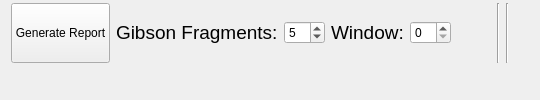
     <widget class="QFrame" name="frame_11">
      <property name="sizePolicy">
       <sizepolicy hsizetype="Preferred" vsizetype="Preferred">
        <horstretch>0</horstretch>
        <verstretch>0</verstretch>
       </sizepolicy>
      </property>
      <property name="minimumSize">
       <size>
        <width>0</width>
        <height>100</height>
       </size>
      </property>
      <property name="maximumSize">
       <size>
        <width>16777215</width>
        <height>81</height>
       </size>
      </property>
      <property name="frameShape">
       <enum>QFrame::NoFrame</enum>
      </property>
      <property name="frameShadow">
       <enum>QFrame::Raised</enum>
      </property>
      <layout class="QGridLayout" name="gridLayout_9">
       <property name="topMargin">
        <number>3</number>
       </property>
       <property name="bottomMargin">
        <number>3</number>
       </property>
       <item row="0" column="0">
        <widget class="QPushButton" name="btnFieldSearch">
         <property name="sizePolicy">
          <sizepolicy hsizetype="Preferred" vsizetype="Preferred">
           <horstretch>0</horstretch>
           <verstretch>0</verstretch>
          </sizepolicy>
         </property>
         <property name="minimumSize">
          <size>
           <width>0</width>
           <height>20</height>
          </size>
         </property>
         <property name="text">
          <string>Generate Report</string>
         </property>
        </widget>
       </item>
       <item row="0" column="3">
        <widget class="Line" name="line_3">
         <property name="minimumSize">
          <size>
           <width>0</width>
           <height>60</height>
          </size>
         </property>
         <property name="orientation">
          <enum>Qt::Vertical</enum>
         </property>
        </widget>
       </item>
       <item row="0" column="2">
        <widget class="Line" name="line">
         <property name="minimumSize">
          <size>
           <width>0</width>
           <height>60</height>
          </size>
         </property>
         <property name="orientation">
          <enum>Qt::Vertical</enum>
         </property>
        </widget>
       </item>
       <item row="1" column="4">
        <spacer name="verticalSpacer_2">
         <property name="orientation">
          <enum>Qt::Vertical</enum>
         </property>
         <property name="sizeHint" stdset="0">
          <size>
           <width>20</width>
           <height>40</height>
          </size>
         </property>
        </spacer>
       </item>
       <item row="0" column="1">
        <widget class="QFrame" name="frame_9">
         <property name="minimumSize">
          <size>
           <width>0</width>
           <height>51</height>
          </size>
         </property>
         <property name="frameShape">
          <enum>QFrame::NoFrame</enum>
         </property>
         <property name="frameShadow">
          <enum>QFrame::Raised</enum>
         </property>
         <layout class="QGridLayout" name="gridLayout_7">
          <property name="leftMargin">
           <number>0</number>
          </property>
          <property name="topMargin">
           <number>0</number>
          </property>
          <property name="rightMargin">
           <number>0</number>
          </property>
          <property name="bottomMargin">
           <number>0</number>
          </property>
          <item row="0" column="3">
           <widget class="QSpinBox" name="spnWindow_Base">
            <property name="maximumSize">
             <size>
              <width>75</width>
              <height>16777215</height>
             </size>
            </property>
           </widget>
          </item>
          <item row="0" column="2">
           <widget class="QLabel" name="lblFrame">
            <property name="sizePolicy">
             <sizepolicy hsizetype="Preferred" vsizetype="Preferred">
              <horstretch>0</horstretch>
              <verstretch>0</verstretch>
             </sizepolicy>
            </property>
            <property name="minimumSize">
             <size>
              <width>0</width>
              <height>0</height>
             </size>
            </property>
            <property name="maximumSize">
             <size>
              <width>110</width>
              <height>16777215</height>
             </size>
            </property>
            <property name="font">
             <font>
              <family>Lucida Grande</family>
              <pointsize>14</pointsize>
             </font>
            </property>
            <property name="text">
             <string>Window:</string>
            </property>
           </widget>
          </item>
          <item row="0" column="0">
           <widget class="QLabel" name="lblFrame_2">
            <property name="sizePolicy">
             <sizepolicy hsizetype="Preferred" vsizetype="Preferred">
              <horstretch>0</horstretch>
              <verstretch>0</verstretch>
             </sizepolicy>
            </property>
            <property name="minimumSize">
             <size>
              <width>0</width>
              <height>0</height>
             </size>
            </property>
            <property name="font">
             <font>
              <family>Lucida Grande</family>
              <pointsize>14</pointsize>
             </font>
            </property>
            <property name="text">
             <string>Gibson Fragments:</string>
            </property>
           </widget>
          </item>
          <item row="0" column="4">
           <spacer name="horizontalSpacer_4">
            <property name="orientation">
             <enum>Qt::Horizontal</enum>
            </property>
            <property name="sizeHint" stdset="0">
             <size>
              <width>40</width>
              <height>20</height>
             </size>
            </property>
           </spacer>
          </item>
          <item row="0" column="1">
           <widget class="QSpinBox" name="spnFragments">
            <property name="minimum">
             <number>1</number>
            </property>
            <property name="value">
             <number>5</number>
            </property>
           </widget>
          </item>
         </layout>
        </widget>
       </item>
      </layout>
     </widget>
